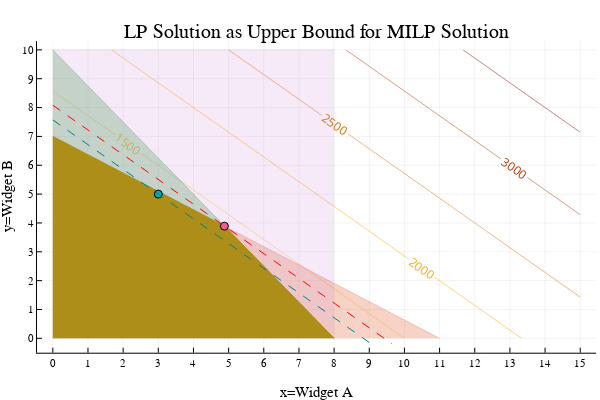

Notebook code for this chart:
### Markdown cell above
We can see that the optimal solution with discrete decision variables still lies within the feasible region defined by the constraints, but it is not at an extreme point (as was the case when decision variables could take on continuous values). 

It is provable that the optimal solution to an MILP lies at an integer point within the polygon defined by the extreme points of the continuous problem (or the **convex hull** of the continuous problem), and that the discrete solution will only occur at an extreme point when the optimal extreme point happens to be an integer point. 

For this reason, we can say that the continuous solution is an approximation of the discrete solution when certain decision variables are restricted to discrete (or integer) values. In fact, the optimal solution to an LP (maximization) with the same constraint set can be used as an **upper bound** for the optimal MILP solution, such that the optimal MILP solution is always $\leq$ the optimal LP solution, and will only be strictly equal when the LP solution occurs at a value that satisfies all integrality constraints (e.g. all discrete decisions are equal to integer values).

We will discuss solution methods for mixed-integer linear programs in a future notebook, but they leverage this ability to use a simpler linear program (or **linear relaxation** of the MILP problem) as an upper bound approximation of the discrete MILP solution. A linear relaxation of an MILP problem retains the same set of constraints and objective, but “relaxes” the requirement that certain variables take discrete values to allow for continuous variables, making the problem an LP.

### Code cell
contour(x,y,(x,y)->f(x,y),nlevels=10, c=:heat, linewidth=10, colorbar = false, contour_labels = true)
title!("LP Solution as Upper Bound for MILP Solution")
xaxis!("x=Widget A")
yaxis!("y=Widget B")
xticks!(0:maximum(x))
yticks!(0:maximum(y))
areaplot!(x[x.<=11], (77 .- 7*x[x.<=11])./11, legend=false, opacity=0.3)
areaplot!(x[x.<=8], (80 .- 10*x[x.<=8])./8, legend=false, opacity=0.3)
areaplot!(x[x.<=8], repeat([maximum(y)],length(x[x.<=8])), legend=false, opacity=0.15)
areaplot!([8;0;4.888], [0;7;3.888], legend=false, opacity=1.0)
scatter!([3], [5])
scatter!([4.88], [3.888])
lp_optimal(x) = (1413.8889-150x)/175
milp_optimal(x) = (1325-150x)/175
plot!(lp_optimal,0,9.65, color="red", linestyle=:dash)
plot!(milp_optimal,0,9, color="teal", linestyle=:dash)

### Figure 1 — Plotly figure (JSON) as saved in the notebook; plotly's stock layout.template omitted (floating-point values rounded to 4 significant figures; data arrays with more than 128 entries replaced by an {"elided": "..."} marker saying what was removed)
{"data": [{"colorbar": {"title": ""}, "colorscale": [[0, "rgba(255, 255, 224, 1.000)"], [0.5, "rgba(255, 165, 0, 1.000)"], [1, "rgba(139, 0, 0, 1.000)"]], "contours": {"coloring": "lines", "showlabels": true}, "hoverinfo": "none", "name": "y1", "ncontours": 12, "showlegend": false, "showscale": false, "type": "contour", "x": [0, 0.5, 1, 1.5, 2, 2.5, 3, 3.5, 4, 4.5, 5, 5.5, 6, 6.5, 7, 7.5, 8, 8.5, 9, 9.5, 10, 10.5, 11, 11.5, 12, 12.5, 13, 13.5, 14, 14.5, 15], "xaxis": "x1", "y": [0, 0.5, 1, 1.5, 2, 2.5, 3, 3.5, 4, 4.5, 5, 5.5, 6, 6.5, 7, 7.5, 8, 8.5, 9, 9.5, 10], "yaxis": "y1", "z": {"elided": "21x31 float values"}, "zmax": 4000, "zmin": 0}, {"colorbar": {"title": ""}, "fill": "tozeroy", "fillcolor": "rgba(227, 111, 71, 0.300)", "legendgroup": "y2", "line": {"color": "rgba(227, 111, 71, 0.300)", "dash": "solid", "shape": "linear", "width": 1}, "mode": "lines", "name": "y2", "showlegend": true, "type": "scatter", "x": [0, 0.5, 1, 1.5, 2, 2.5, 3, 3.5, 4, 4.5, 5, 5.5, 6, 6.5, 7, 7.5, 8, 8.5, 9, 9.5, 10, 10.5, 11], "xaxis": "x1", "y": [7, 6.682, 6.364, 6.045, 5.727, 5.409, 5.091, 4.773, 4.455, 4.136, 3.818, 3.5, 3.182, 2.864, 2.545, 2.227, 1.909, 1.591, 1.273, 0.9545, 0.6364, 0.3182, 0], "yaxis": "y1", "zmax": 4000, "zmin": 0}, {"colorbar": {"title": ""}, "fill": "tozeroy", "fillcolor": "rgba(62, 164, 78, 0.300)", "legendgroup": "y3", "line": {"color": "rgba(62, 164, 78, 0.300)", "dash": "solid", "shape": "linear", "width": 1}, "mode": "lines", "name": "y3", "showlegend": true, "type": "scatter", "x": [0, 0.5, 1, 1.5, 2, 2.5, 3, 3.5, 4, 4.5, 5, 5.5, 6, 6.5, 7, 7.5, 8], "xaxis": "x1", "y": [10, 9.375, 8.75, 8.125, 7.5, 6.875, 6.25, 5.625, 5, 4.375, 3.75, 3.125, 2.5, 1.875, 1.25, 0.625, 0], "yaxis": "y1", "zmax": 4000, "zmin": 0}, {"colorbar": {"title": ""}, "fill": "tozeroy", "fillcolor": "rgba(195, 113, 210, 0.150)", "legendgroup": "y4", "line": {"color": "rgba(195, 113, 210, 0.150)", "dash": "solid", "shape": "linear", "width": 1}, "mode": "lines", "name": "y4", "showlegend": true, "type": "scatter", "x": [0, 0.5, 1, 1.5, 2, 2.5, 3, 3.5, 4, 4.5, 5, 5.5, 6, 6.5, 7, 7.5, 8], "xaxis": "x1", "y": [10, 10, 10, 10, 10, 10, 10, 10, 10, 10, 10, 10, 10, 10, 10, 10, 10], "yaxis": "y1", "zmax": 4000, "zmin": 0}, {"colorbar": {"title": ""}, "fill": "tozeroy", "fillcolor": "rgba(172, 142, 24, 1.000)", "legendgroup": "y5", "line": {"color": "rgba(172, 142, 24, 1.000)", "dash": "solid", "shape": "linear", "width": 1}, "mode": "lines", "name": "y5", "showlegend": true, "type": "scatter", "x": [0, 4.888, 8], "xaxis": "x1", "y": [7, 3.888, 0], "yaxis": "y1", "zmax": 4000, "zmin": 0}, {"colorbar": {"title": ""}, "legendgroup": "y6", "marker": {"color": "rgba(0, 170, 174, 1.000)", "line": {"color": "rgba(0, 0, 0, 1.000)", "width": 1}, "size": 8, "symbol": "circle"}, "mode": "markers", "name": "y6", "showlegend": true, "type": "scatter", "x": [3], "xaxis": "x1", "y": [5], "yaxis": "y1", "zmax": 4000, "zmin": 0}, {"colorbar": {"title": ""}, "legendgroup": "y7", "marker": {"color": "rgba(237, 94, 147, 1.000)", "line": {"color": "rgba(0, 0, 0, 1.000)", "width": 1}, "size": 8, "symbol": "circle"}, "mode": "markers", "name": "y7", "showlegend": true, "type": "scatter", "x": [4.88], "xaxis": "x1", "y": [3.888], "yaxis": "y1", "zmax": 4000, "zmin": 0}, {"colorbar": {"title": ""}, "legendgroup": "y8", "line": {"color": "rgba(255, 0, 0, 1.000)", "dash": "dash", "shape": "linear", "width": 1}, "mode": "lines", "name": "y8", "showlegend": true, "type": "scatter", "x": [0, 0.09424, 0.9656, 1.489, 1.932, 2.413, 2.856, 3.332, 3.883, 4.372, 4.801, 5.269, 5.74, 6.26, 6.756, 7.27, 7.704, 8.233, 8.73, 9.527, 9.65], "xaxis": "x1", "y": [8.079, 7.999, 7.252, 6.803, 6.423, 6.011, 5.631, 5.224, 4.751, 4.332, 3.964, 3.563, 3.159, 2.713, 2.289, 1.848, 1.476, 1.023, 0.5961, -0.08694, -0.1921], "yaxis": "y1", "zmax": 4000, "zmin": 0}, {"colorbar": {"title": ""}, "legendgroup": "y9", "line": {"color": "rgba(0, 128, 128, 1.000)", "dash": "dash", "shape": "linear", "width": 1}, "mode": "lines", "name": "y9", "showlegend": true, "type": "scatter", "x": [0, 0.08789, 0.9006, 1.389, 1.802, 2.25, 2.664, 3.107, 3.621, 4.077, 4.478, 4.914, 5.353, 5.839, 6.3, 6.781, 7.185, 7.678, 8.142, 8.886, 9], "xaxis": "x1", "y": [7.571, 7.496, 6.799, 6.381, 6.027, 5.642, 5.288, 4.908, 4.468, 4.076, 3.733, 3.359, 2.983, 2.567, 2.171, 1.759, 1.413, 0.9899, 0.5923, -0.04482, -0.1429], "yaxis": "y1", "zmax": 4000, "zmin": 0}], "layout": {"annotations": [{"font": {"color": "rgba(0, 0, 0, 1.000)", "family": "sans-serif", "size": 20}, "rotation": 0, "showarrow": false, "text": "LP Solution as Upper Bound for MILP Solution", "x": 0.5275, "xanchor": "center", "xref": "paper", "y": 1, "yanchor": "top", "yref": "paper"}], "height": 400, "margin": {"b": 20, "l": 0, "r": 0, "t": 20}, "paper_bgcolor": "rgba(255, 255, 255, 1.000)", "plot_bgcolor": "rgba(255, 255, 255, 1.000)", "showlegend": false, "width": 600, "xaxis": {"anchor": "y1", "domain": [0.06165, 0.9934], "gridcolor": "rgba(0, 0, 0, 0.100)", "gridwidth": 0.5, "linecolor": "rgba(0, 0, 0, 1.000)", "mirror": false, "range": [-0.45, 15.45], "showgrid": true, "showline": true, "showticklabels": true, "tickangle": 0, "tickcolor": "rgb(0, 0, 0)", "tickfont": {"color": "rgba(0, 0, 0, 1.000)", "family": "sans-serif", "size": 11}, "tickmode": "array", "ticks": "inside", "ticktext": ["0", "1", "2", "3", "4", "5", "6", "7", "8", "9", "10", "11", "12", "13", "14", "15"], "tickvals": [0, 1, 2, 3, 4, 5, 6, 7, 8, 9, 10, 11, 12, 13, 14, 15], "title": "x=Widget A", "titlefont": {"color": "rgba(0, 0, 0, 1.000)", "family": "sans-serif", "size": 15}, "type": "-", "visible": true, "zeroline": false, "zerolinecolor": "rgba(0, 0, 0, 1.000)"}, "yaxis": {"anchor": "x1", "domain": [0.07581, 0.9415], "gridcolor": "rgba(0, 0, 0, 0.100)", "gridwidth": 0.5, "linecolor": "rgba(0, 0, 0, 1.000)", "mirror": false, "range": [-0.4978, 10.31], "showgrid": true, "showline": true, "showticklabels": true, "tickangle": 0, "tickcolor": "rgb(0, 0, 0)", "tickfont": {"color": "rgba(0, 0, 0, 1.000)", "family": "sans-serif", "size": 11}, "tickmode": "array", "ticks": "inside", "ticktext": ["0", "1", "2", "3", "4", "5", "6", "7", "8", "9", "10"], "tickvals": [0, 1, 2, 3, 4, 5, 6, 7, 8, 9, 10], "title": "y=Widget B", "titlefont": {"color": "rgba(0, 0, 0, 1.000)", "family": "sans-serif", "size": 15}, "type": "-", "visible": true, "zeroline": false, "zerolinecolor": "rgba(0, 0, 0, 1.000)"}}}
